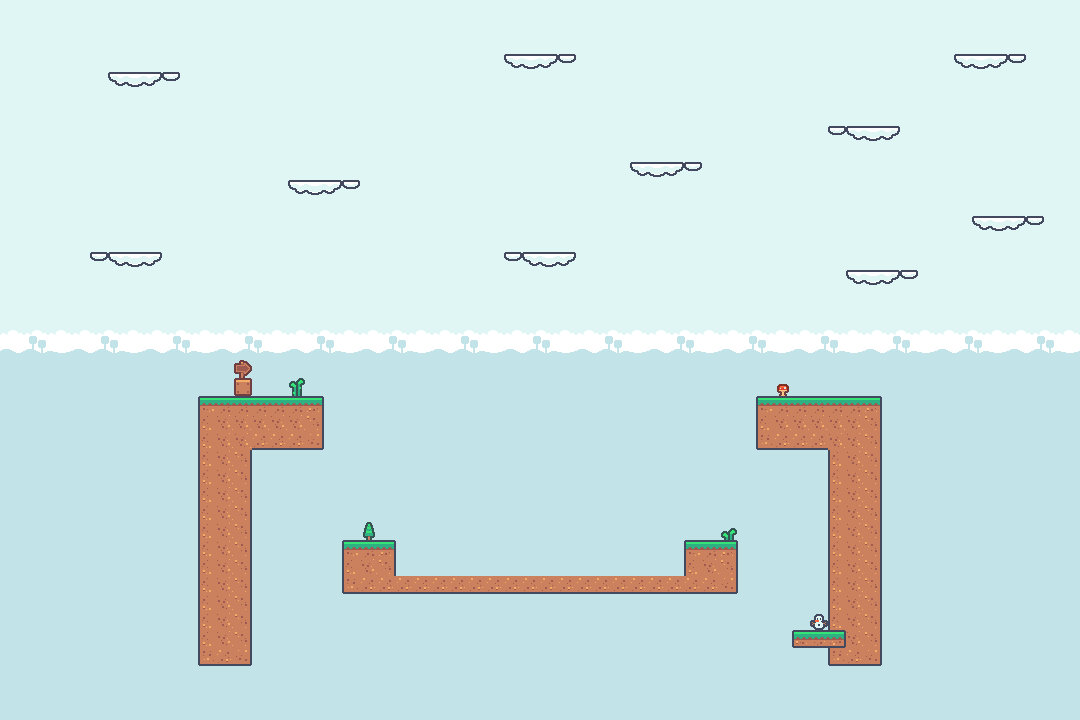

A level layout from a 2D game, rendered from its tile map. Below: a short description, then the map file with tile-grid data replaced by summaries:
An orthogonal 60x40 tile map with 18x18 px tiles, 3 tile layers (Tile Layer 1, Tile Layer 2, Tile Layer 3), 2 tilesets and 15 objects (2x fire, player, BachTuoc, door, bound).

<map version="1.10" tiledversion="1.10.2" orientation="orthogonal" renderorder="right-down" width="60" height="40" tilewidth="18" tileheight="18" infinite="0" nextlayerid="6" nextobjectid="22">
 <tileset firstgid="1" source="tileset/tilemap-backgrounds_packed.tsx" />
 <tileset firstgid="41" source="tileset/tilemap_packed.tsx" />
 <layer id="1" name="Tile Layer 1" width="60" height="40">
  <data>[2400 cells, 2400 non-empty, 18 distinct tile ids]</data>
 </layer>
 <layer id="2" name="Tile Layer 2" width="60" height="40">
  <data>[2400 cells, 148 non-empty, 9 distinct tile ids]</data>
 </layer>
 <layer id="5" name="Tile Layer 3" width="60" height="40">
  <data>[2400 cells, 50 non-empty, 14 distinct tile ids]</data>
 </layer>
 <objectgroup id="4" name="objects">
  <object id="5" name="fire" x="396" y="540" width="144" height="36" />
  <object id="6" name="fire" x="540" y="540" width="144" height="36" />
  <object id="7" name="player" x="288" y="342" width="18" height="18" />
  <object id="8" name="BachTuoc" x="360" y="513" width="18" height="18" />
  <object id="9" name="door" x="810" y="360" width="36" height="36" />
  <object id="10" x="234" y="360">
   <polygon points="0,0 18,0 18,36 0,36" />
  </object>
  <object id="12" x="198" y="396">
   <polygon points="0,0 126,0 126,54 0,54" />
  </object>
  <object id="13" x="198" y="450">
   <polygon points="0,0 54,0 54,216 0,216" />
  </object>
  <object id="15" x="396" y="540">
   <polygon points="0,0 -54,0 -54,35.9583 0,35.9583" />
  </object>
  <object id="16" x="684" y="540">
   <polygon points="0,0 53.9486,0 53.9486,36 0,36" />
  </object>
  <object id="17" x="342" y="576">
   <polygon points="0,0 395.955,0 395.955,18 0,18" />
  </object>
  <object id="18" x="756" y="396">
   <polygon points="0,0 126,0 126,54 0,54" />
  </object>
  <object id="19" x="828" y="450">
   <polygon points="0,0 0,216 54,216 54,0" />
  </object>
  <object id="20" x="792" y="630">
   <polygon points="0,0 54,0 54,18 0,18" />
  </object>
  <object id="21" name="bound" x="0" y="702" width="1080" height="18" />
 </objectgroup>
</map>
